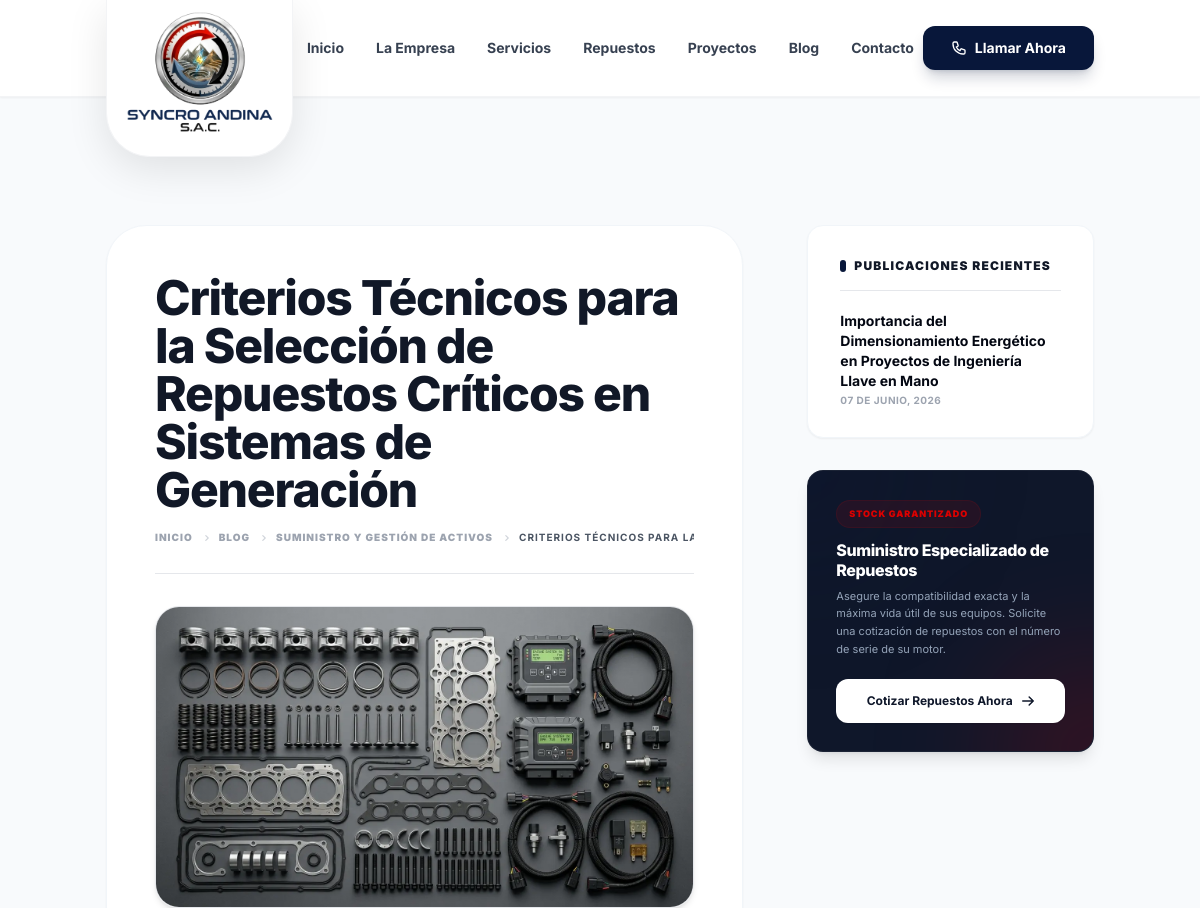
Page /blog/criterios-tecnicos-para-la-seleccion-de-repuestos-criticos-en-sistemas-de-generacion (upper part) on the earlier database version.
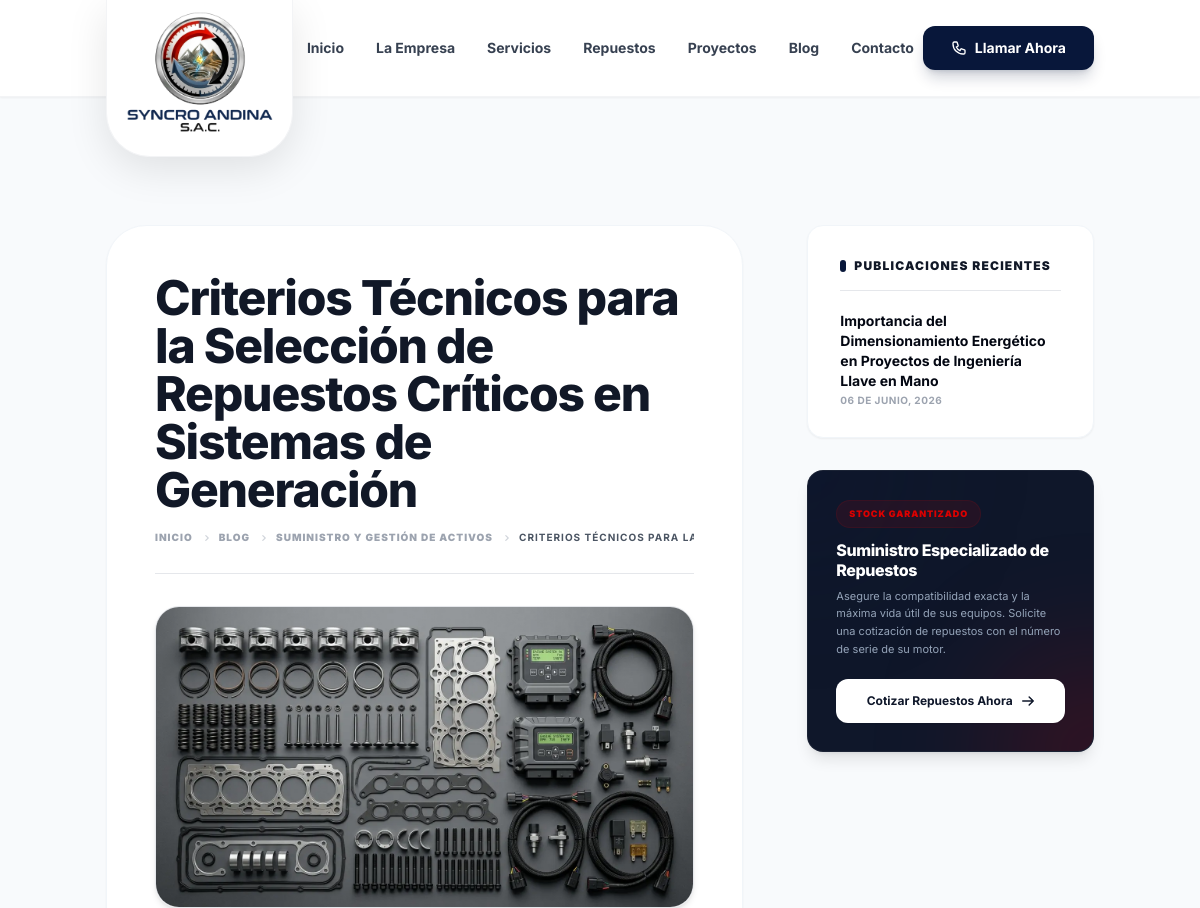
Same page on the later database version.
### tables this page shows
CREATE TABLE `blog_posts` (
  `id` int NOT NULL AUTO_INCREMENT,
  `author_id` int DEFAULT NULL,
  `category_id` int DEFAULT NULL,
  `title` varchar(255) NOT NULL,
  `slug` varchar(255) NOT NULL,
  `excerpt` text,
  `content` longtext,
  `image` varchar(255) DEFAULT NULL,
  `image_alt` varchar(255) DEFAULT NULL,
  `cta_tagline` varchar(255) DEFAULT NULL,
  `cta_title` varchar(255) DEFAULT NULL,
  `cta_description` text,
  `cta_btn_text` varchar(255) DEFAULT NULL,
  `status` enum('draft','published') DEFAULT 'draft',
  `published_at` timestamp NULL DEFAULT NULL,
  `created_at` timestamp NULL DEFAULT CURRENT_TIMESTAMP,
  `updated_at` timestamp NULL DEFAULT CURRENT_TIMESTAMP ON UPDATE CURRENT_TIMESTAMP,
  `deleted_at` timestamp NULL DEFAULT NULL,
  PRIMARY KEY (`id`),
  UNIQUE KEY `slug` (`slug`),
  KEY `author_id` (`author_id`),
  KEY `fk_blog_post_category` (`category_id`),
  CONSTRAINT `blog_posts_ibfk_1` FOREIGN KEY (`author_id`) REFERENCES `users` (`id`) ON DELETE SET NULL,
  CONSTRAINT `fk_blog_post_category` FOREIGN KEY (`category_id`) REFERENCES `blog_categories` (`id`) ON DELETE SET NULL
);

### app/Controllers/PageController.php (called while the page is built, shortened)
<?php
class PageController extends Controller {
    public function blogDetail($slug) {
        $postModel = new \App\Models\BlogPost();
        $settingModel = new \App\Models\Setting();
        $post = $postModel->getBySlug($slug);
        $db = (new \App\Models\BlogPost());
        $catId = $post['category_id'] ?? null;
        $recSql = "SELECT p.*, u.name as author_name
                   FROM blog_posts p
                   LEFT JOIN users u ON p.author_id = u.id
                   WHERE p.status = 'published' AND p.deleted_at IS NULL AND p.id != ?";
        $params = [$post['id']];
        if ($catId) {
            $recSql .= " AND p.category_id = ?";
            $params[] = $catId;
        }
        $recSql .= " ORDER BY p.published_at DESC LIMIT 3";
        $stmt = $db->db->prepare($recSql);
        $stmt->execute($params);
        $recommended = $stmt->fetchAll(\PDO::FETCH_ASSOC);
        $settings = $settingModel->getAll();
        return $this->view('pages/blog_detail', [
            'title' => $post['title'] . ' - Syncro Andina',
            'post' => $post,
            'recommended' => $recommended,
            'settings' => $settings
        ]);
    }
}

### public/index.php (called while the page is built, shortened)
<?php
require __DIR__ . '/../app/helpers.php';
$router = new Router();
$requestUri = parse_url($_SERVER['REQUEST_URI'], PHP_URL_PATH);
$scriptName = dirname($_SERVER['SCRIPT_NAME']);
$uri = $requestUri;
if ($scriptName !== '/' && $scriptName !== '\\') {
    $scriptName = str_replace('\\', '/', $scriptName);
    if (strpos($uri, $scriptName) === 0) {
        $uri = substr($uri, strlen($scriptName));
    }
}
$uri = trim($uri, '/');
$method = $_SERVER['REQUEST_METHOD'];
try {
    $router->direct($uri, $method);
} catch (Exception $e) {
    error_log("EXCEPCION CAPTURADA: " . $e->getMessage() . " en " . $e->getFile() . ":" . $e->getLine() . "\n" . $e->getTraceAsString());
    $controller = new \App\Controllers\PageController();
    $controller->error404("La página o dirección web solicitada no existe.");
}

### config/database.php (called while the page is built)
<?php
return [
    'host' => '127.0.0.1',
    'dbname' => 'syncroandina_db',
    'username' => 'root',
    'password' => 'root',
    'charset' => 'utf8mb4',
    'options' => [
        PDO::ATTR_ERRMODE => PDO::ERRMODE_EXCEPTION,
        PDO::ATTR_DEFAULT_FETCH_MODE => PDO::FETCH_ASSOC,
        PDO::ATTR_EMULATE_PREPARES => false,
    ]
];

### core/Model.php (called while the page is built, shortened)
<?php
class Model {
    public function __construct() {
        $config = require __DIR__ . '/../config/database.php';
        try {
            $this->db = new PDO(
                "mysql:host={$config['host']};dbname={$config['dbname']};charset={$config['charset']}",
                $config['username'],
                $config['password'],
                $config['options']
            );
        } catch (PDOException $e) {
            die("Error de conexión a la base de datos: " . $e->getMessage());
        }
    }
}

### app/Models/BlogPost.php (called while the page is built, shortened)
<?php
class BlogPost extends Model {
    protected $table = 'blog_posts';
    public function getBySlug($slug) {
        $sql = "SELECT p.*, u.name as author_name, c.name as category_name, c.slug as category_slug
                FROM {$this->table} p
                LEFT JOIN users u ON p.author_id = u.id
                LEFT JOIN blog_categories c ON p.category_id = c.id
                WHERE p.slug = :slug AND p.status = 'published' AND p.deleted_at IS NULL LIMIT 1";
        $stmt = $this->db->prepare($sql);
        $stmt->bindValue(':slug', $slug);
        $stmt->execute();
        return $stmt->fetch(PDO::FETCH_ASSOC) ?: null;
    }
}

### app/helpers.php (called while the page is built, shortened)
<?php
function asset($path) {
    $base = dirname($_SERVER['SCRIPT_NAME']);
    $base = ($base === '/' || $base === '\\') ? '' : $base;
    $base = str_replace('\\', '/', $base);
    $path = '/' . ltrim($path, '/');
    return $base . $path;
}
function url($path = '') {
    $base = dirname($_SERVER['SCRIPT_NAME']);
    $base = ($base === '/' || $base === '\\') ? '' : $base;
    $base = str_replace('\\', '/', $base);
    $path = '/' . ltrim($path, '/');
    return $base . $path;
}

### core/Router.php (shortened to what the changed rows need)
<?php
class Router {
    protected $routes = [
        'GET' => [],
        'POST' => []
    ];
    public function get($uri, $controller) {
        $this->routes['GET'][$uri] = $controller;
    }
    public function post($uri, $controller) {
        $this->routes['POST'][$uri] = $controller;
    }
    public function direct($uri, $requestType) {
        foreach ($this->routes[$requestType] as $route => $controller) {
            $pattern = preg_replace('/\{[a-zA-Z0-9_]+\}/', '([^/]+)', $route);
            $pattern = "#^" . $pattern . "$#";
            if (preg_match($pattern, $uri, $matches)) {
                array_shift($matches);
                return $this->callAction(
                    ...array_merge(explode('@', $controller), $matches)
                );
            }
        }
        throw new \Exception('No se definió ninguna ruta para esta URI.');
    }
    protected function callAction($controller, $action, ...$parameters) {
        $controller = new $controller;
        return $controller->$action(...$parameters);
    }
}

### app/views/pages/blog_detail.php (shortened to what the changed rows need)
<?php
if (!function_exists('formatBlogDateDetail')) {
    function formatBlogDateDetail($dateString) {
        $timestamp = strtotime($dateString);
        $months = ['Enero', 'Febrero', 'Marzo', 'Abril', 'Mayo', 'Junio', 'Julio', 'Agosto', 'Septiembre', 'Octubre', 'Noviembre', 'Diciembre'];
        $day = date('d', $timestamp);
        $monthIndex = (int)date('m', $timestamp) - 1;
        $year = date('Y', $timestamp);
        return "$day de {$months[$monthIndex]}, $year";
    }
}
?>
<article class="bg-[#F8FAFC] pt-32 pb-24">
    <div class="container mx-auto px-4 max-w-6xl">
        <div class="grid grid-cols-1 lg:grid-cols-12 gap-12 lg:gap-16 animate-fade-in">
            <div class="lg:col-span-8">
                <div class="text-left bg-white p-8 md:p-12 rounded-[2.5rem] border border-slate-100 shadow-sm">
                    <h1 class="text-3xl md:text-5xl font-extrabold text-gray-900 leading-tight mb-4 tracking-tight">
                        <?= htmlspecialchars(html_entity_decode(htmlspecialchars_decode($post['title'] ?? ''), ENT_QUOTES, 'UTF-8'), ENT_QUOTES, 'UTF-8') ?>
                    </h1>
                    <nav class="mb-6 flex overflow-x-auto pb-1" aria-label="Breadcrumb">
                        <ol class="inline-flex items-center space-x-1.5 md:space-x-2 text-[10px] font-black uppercase tracking-widest text-gray-400 select-none whitespace-nowrap">
                            <li class="inline-flex items-center">
                                <a href="<?= url('') ?>" class="inline-flex items-center hover:text-secondary transition-colors">
                                    Inicio
                                </a>
                            </li>
                            <li>
                                <div class="flex items-center gap-1.5">
                                    <svg class="w-3 h-3 text-gray-300" fill="currentColor" viewBox="0 0 20 20"><path fill-rule="evenodd" d="M7.293 14.707a1 1 0 010-1.414L10.586 10 7.293 6.707a1 1 0 011.414-1.414l4 4a1 1 0 010 1.414l-4 4a1 1 0 01-1.414 0z" clip-rule="evenodd"></path></svg>
                                    <a href="<?= url('blog') ?>" class="hover:text-secondary transition-colors">Blog</a>
                                </div>
                            </li>
                            <?php if (!empty($post['category_name'])): ?>
                                <li>
                                    <div class="flex items-center gap-1.5">
                                        <svg class="w-3 h-3 text-gray-300" fill="currentColor" viewBox="0 0 20 20"><path fill-rule="evenodd" d="M7.293 14.707a1 1 0 010-1.414L10.586 10 7.293 6.707a1 1 0 011.414-1.414l4 4a1 1 0 010 1.414l-4 4a1 1 0 01-1.414 0z" clip-rule="evenodd"></path></svg>
                                        <a href="<?= url('blog') . '?categoria=' . htmlspecialchars($post['category_slug'] ?? '') ?>" class="hover:text-secondary transition-colors">
                                            <?= htmlspecialchars(html_entity_decode(htmlspecialchars_decode($post['category_name']), ENT_QUOTES, 'UTF-8'), ENT_QUOTES, 'UTF-8') ?>
                                        </a>
                                    </div>
                                </li>
                            <?php endif; ?>
                            <li aria-current="page">
                                <div class="flex items-center gap-1.5">
                                    <svg class="w-3 h-3 text-gray-300" fill="currentColor" viewBox="0 0 20 20"><path fill-rule="evenodd" d="M7.293 14.707a1 1 0 010-1.414L10.586 10 7.293 6.707a1 1 0 011.414-1.414l4 4a1 1 0 010 1.414l-4 4a1 1 0 01-1.414 0z" clip-rule="evenodd"></path></svg>
                                    <span class="text-gray-600 font-bold truncate max-w-[140px] sm:max-w-[200px] md:max-w-[300px]">
                                        <?= htmlspecialchars(html_entity_decode(htmlspecialchars_decode($post['title'] ?? ''), ENT_QUOTES, 'UTF-8'), ENT_QUOTES, 'UTF-8') ?>
                                    </span>
                                </div>
                            </li>
                        </ol>
                    </nav>
                    <hr class="border-gray-250 mb-8 select-none">
                    <?php if(!empty($post['image'])): ?>
                        <div class="rounded-3xl overflow-hidden shadow-md mb-8 border border-gray-150 relative max-h-[480px]">
                            <img src="<?= asset($post['image']) ?>" alt="<?= htmlspecialchars($post['image_alt'] ?: $post['title']) ?>" fetchpriority="high" class="w-full h-full object-cover">
                        </div>
                    <?php endif; ?>
                </div>
            </div>
            <aside class="lg:col-span-4 relative">
                <div class="sticky top-32 space-y-8">
                    <div class="bg-white border border-slate-100 p-6 md:p-8 rounded-2xl shadow-sm">
                        <h3 class="text-xs font-black uppercase tracking-widest text-gray-900 mb-4 flex items-center gap-2">
                            <span class="w-1.5 h-3 bg-primary rounded-full"></span>
                            Publicaciones recientes
                        </h3>
                        <hr class="border-gray-200 mb-5 select-none">
                        <?php if(!empty($recommended)): ?>
                            <div class="space-y-5">
                                <?php foreach($recommended as $rec): ?>
                                    <div class="group">
                                        <a href="<?= url('blog/' . $rec['slug']) ?>" class="block font-bold text-xs md:text-sm text-gray-950 hover:text-secondary transition-colors leading-snug mb-1">
                                            <?= htmlspecialchars(html_entity_decode(htmlspecialchars_decode($rec['title'] ?? ''), ENT_QUOTES, 'UTF-8'), ENT_QUOTES, 'UTF-8') ?>
                                        </a>
                                        <span class="block text-[10px] font-bold text-gray-400 uppercase tracking-wider leading-none"><?= formatBlogDateDetail($rec['published_at']) ?></span>
                                    </div>
                                <?php endforeach; ?>
                            </div>
                        <?php endif; ?>
                    </div>
                    <?php
                    $ctaTagline = !empty($post['cta_tagline']) ? $post['cta_tagline'] : '¿Hablamos?';
                    $ctaTitle = !empty($post['cta_title']) ? $post['cta_title'] : ($settings['blog_sidebar_cta_title'] ?? 'Impulsa tu infraestructura hoy');
                    $ctaDescription = !empty($post['cta_description']) ? $post['cta_description'] : ($settings['blog_sidebar_cta_description'] ?? 'Conéctate con nuestros ingenieros comerciales para una solución a medida.');
                    $ctaBtnText = !empty($post['cta_btn_text']) ? $post['cta_btn_text'] : ($settings['blog_sidebar_cta_btn_text'] ?? 'Iniciar Conversación');
                    ?>
                    <div class="bg-slate-900 rounded-2xl p-7 text-white relative overflow-hidden shadow-lg group border border-white/5">
                        <div class="absolute -top-24 -left-24 w-48 h-48 bg-primary/20 rounded-full blur-3xl group-hover:scale-125 transition-transform duration-1000"></div>
                        <div class="relative z-10">
                            <span class="text-[9px] font-black uppercase tracking-widest text-secondary bg-secondary/10 px-3 py-1.5 rounded-full inline-block mb-3 border border-secondary/10 select-none"><?= htmlspecialchars($ctaTagline) ?></span>
                            <h3 class="text-base font-extrabold mb-2 leading-tight tracking-tight"><?= htmlspecialchars($ctaTitle) ?></h3>
                            <p class="text-[11px] text-slate-400 mb-5 leading-relaxed"><?= htmlspecialchars($ctaDescription) ?></p>
                            <button onclick="openContactModal('Consulta originada en artículo: <?= addslashes(htmlspecialchars($post['title'])) ?>')" class="w-full py-3.5 px-4 bg-white hover:bg-secondary text-slate-900 hover:text-white font-bold text-xs rounded-xl transition-all duration-300 flex items-center justify-center gap-2 shadow-sm hover:shadow-secondary/30 group">
                                <span><?= htmlspecialchars($ctaBtnText) ?></span>
                                <svg class="w-3.5 h-3.5 group-hover:translate-x-1 transition-transform" fill="none" stroke="currentColor" viewBox="0 0 24 24"><path stroke-linecap="round" stroke-linejoin="round" stroke-width="2.5" d="M14 5l7 7m0 0l-7 7m7-7H3"></path></svg>
                            </button>
                        </div>
                    </div>
                </div>
            </aside>
        </div>
    </div>
</article>

Differences in the rows shown:
changed blog_posts: published_at "07 DE JUNIO, 2026" → "06 DE JUNIO, 2026"
